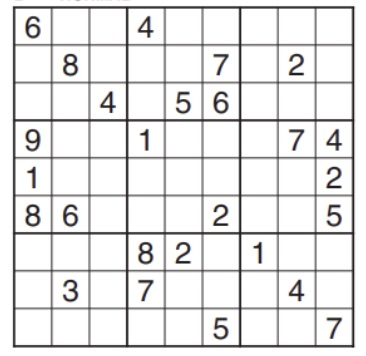
#> input picture Imagenes/sudoku.jpg, 366 x 356 px, found by its file name
$ jupyter execute 6.GradientesYContornos.ipynb   (older library calls are emulated)
#> lines starting #> are read from the running program, lines starting #| are printed output that depends on the picture
[cell 1]
import matplotlib.pyplot as plt
import numpy as np
import cv2

[cell 2]
imagenOriginal=cv2.imread("D:\CursoOpenCV\Imagenes\sudoku.jpg",0)
#> imagenOriginal: shape (356, 366); min 25, max 255, mean 230.5
plt.imshow(imagenOriginal, cmap='gray')

[cell 3]
#Sobel(IMAGEN,cv2.CV_64F,y,x,ksize=5)
sobelx=cv2.Sobel(imagenOriginal,cv2.CV_64F,1,0)
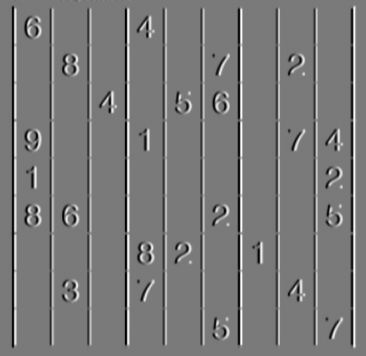
#> sobelx: shape (356, 366) float64; min -801, max 873, mean 0; drawn with min black and max white
plt.imshow(sobelx, cmap='gray')

[cell 4]
#Sobel(IMAGEN,cv2.CV_64F,y,x,ksize=5)
sobely=cv2.Sobel(imagenOriginal,cv2.CV_64F,0,1)
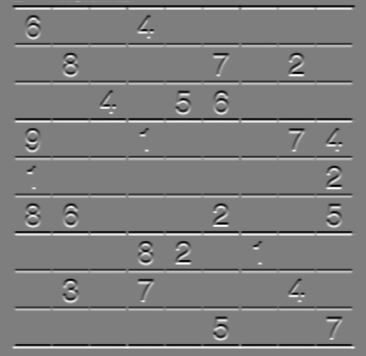
#> sobely: shape (356, 366) float64; min -886, max 899, mean 0; drawn with min black and max white
plt.imshow(sobely, cmap='gray')

[cell 5]
imagenUnida=cv2.addWeighted(src1=sobelx,alpha=0.5,src2=sobely,beta=0.5,gamma=0)
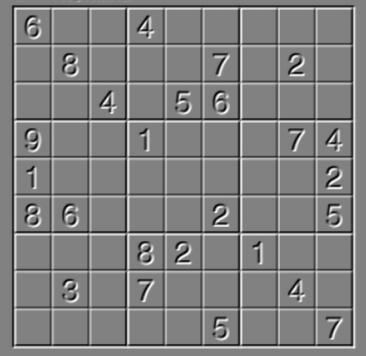
#> imagenUnida: shape (356, 366) float64; min -559, max 546, mean 0; drawn with min black and max white
plt.imshow(imagenUnida, cmap='gray')

[cell 6]
laplacian=cv2.Laplacian(imagenOriginal,cv2.CV_64F)
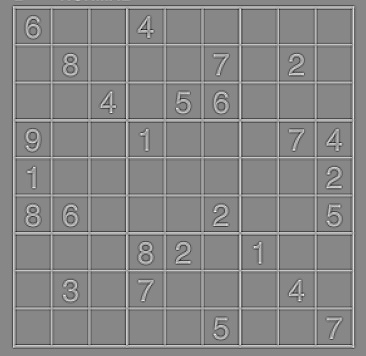
#> laplacian: shape (356, 366) float64; min -334, max 294, mean 0; drawn with min black and max white
plt.imshow(laplacian, cmap='gray')
